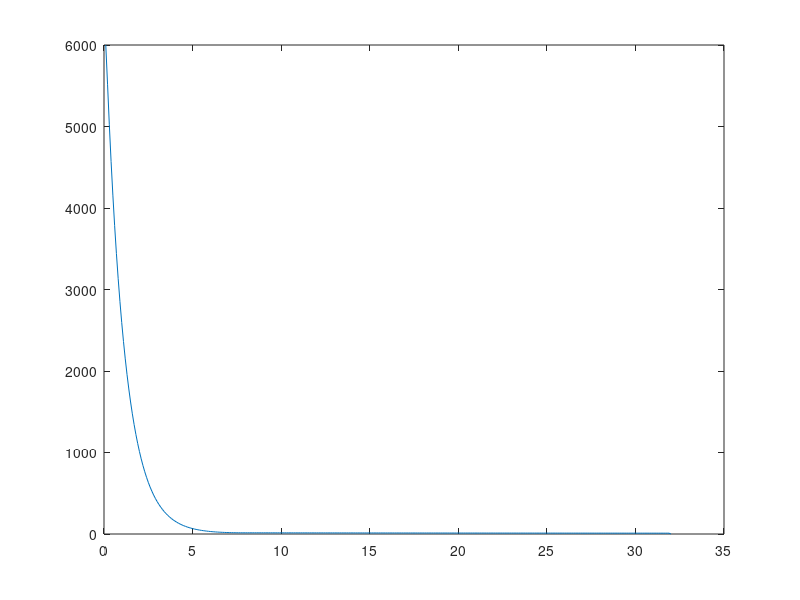

Write MATLAB code to recreate this figure.
clear all;
clc;
format long;


t_total = 32; % Burn time in seconds 
dt = 0.1; % time step in seconds
t = (0.1:dt:t_total); % time duration in steps of .1 s
p1 = zeros(length(t),1);
rho = zeros(length(t),1);
V2 = zeros(length(t),1);
m_dot = zeros(length(t),1);




p1(1) = 41368543.8; % pressure inside tank at t=0s [Pa]
p2 = 101352.932; % pressure outside tank [Pa]
CV = 13;    % control volume coefficient
T = 293; % Kelvin
T_o = 293;  % Kelvin
R = 8.314; % Gas constant [J/kg*K]
N = 6;

M = 0.028;
Rs = R/M; % Specific gas constant (nitrogen)


Volume = N*0.03905037; % cu. m 
d_e = 0.0254; % diameter of tank port in meters
port_area = pi/4*(d_e)^2; % port area in m^2
Area = port_area; % m^2
density_n2 = 376.09856; % [kg/m^3] @ 6000 psi
density_n2_atm = 1.16643434075; % [kg/m^3] @ 14.7 psi
n = p1(1)*Volume/(R*T);
m_i = n*M;
%m_i = density_n2*Volume; % initial mass of nitrogen
rho(1) = density_n2; % initial density
%n = m_i/M;
%n = (p1(1)*Volume)/(R*T);
%V_line = Volume/n;
%Z = (p1(1)*V_line)/(R*T);

m_old = m_i;
for i = 1:length(t)

    V2(i) = sqrt((p1(i)-p2)/rho(i)*2); % velocity at exit point in streamline [m/s]
    
    m_dot(i) = rho(i)*V2(i)*Area; % mass flow rate at t = 0s [kg/s]
    dm = m_dot(i) * dt;  % change of mass [kg]
    m_new = m_old - dm;    % New mass [kg]
    i = i+1;
    if i < length(t)
    rho(i) = m_new/Volume; 
    n = m_new/M;
    %p_new1 = rho(i)*Rs*T;
    p_new = (n*R*T)/Volume;
    p1(i) = p_new;     % reassigning pressure 1 to new pressure [Pa] 
    end
    m_old = m_new;
end
p11 = p1/6895;


plot(t,p11)


